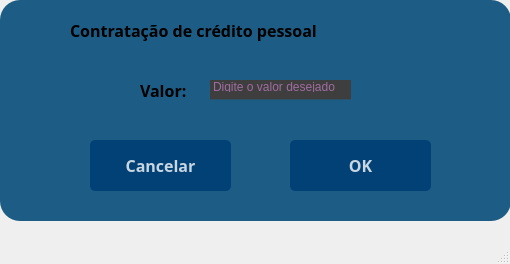
<?xml version="1.0" encoding="UTF-8"?>
<ui version="4.0">
 <class>MainWindow</class>
 <widget class="QMainWindow" name="MainWindow">
  <property name="geometry">
   <rect>
    <x>0</x>
    <y>0</y>
    <width>510</width>
    <height>264</height>
   </rect>
  </property>
  <property name="windowTitle">
   <string>MainWindow</string>
  </property>
  <widget class="QWidget" name="centralwidget">
   <widget class="QWidget" name="widget" native="true">
    <property name="geometry">
     <rect>
      <x>0</x>
      <y>0</y>
      <width>511</width>
      <height>221</height>
     </rect>
    </property>
    <property name="styleSheet">
     <string notr="true">background-color: rgb(29, 92, 132);
border-radius:20px;</string>
    </property>
    <widget class="QLabel" name="msg_label">
     <property name="geometry">
      <rect>
       <x>120</x>
       <y>290</y>
       <width>281</width>
       <height>16</height>
      </rect>
     </property>
     <property name="text">
      <string/>
     </property>
    </widget>
    <widget class="QPushButton" name="okButton">
     <property name="geometry">
      <rect>
       <x>290</x>
       <y>140</y>
       <width>141</width>
       <height>51</height>
      </rect>
     </property>
     <property name="font">
      <font>
       <family>Arial Black</family>
       <pointsize>12</pointsize>
       <weight>75</weight>
       <bold>true</bold>
      </font>
     </property>
     <property name="styleSheet">
      <string notr="true">
QPushButton#okButton{
background-color:rgba(2, 65, 118, 255);
color:rgba(255, 255, 255, 200);
border-radius:5px;
}

QPushButton#okButton:pressed{
padding-left:5px;
padding-top:5px;
background-color:qlineargradient(spread:pad, x1:1, y1:1, x2:1, y2:0, stop:0 rgba(66, 199, 255, 100), stop:1 rgba(255, 255, 255, 100));
}

QPushButton#okButton{
background-color:rgba(2, 65, 118, 255);
}
</string>
     </property>
     <property name="text">
      <string>OK</string>
     </property>
    </widget>
    <widget class="QLabel" name="labelSaldo_2">
     <property name="geometry">
      <rect>
       <x>100</x>
       <y>130</y>
       <width>101</width>
       <height>21</height>
      </rect>
     </property>
     <property name="font">
      <font>
       <family>Arial Black</family>
       <pointsize>12</pointsize>
       <weight>75</weight>
       <bold>true</bold>
      </font>
     </property>
     <property name="styleSheet">
      <string notr="true">background-color: 0</string>
     </property>
     <property name="text">
      <string/>
     </property>
    </widget>
    <widget class="QLabel" name="faturaLabel_2">
     <property name="geometry">
      <rect>
       <x>80</x>
       <y>160</y>
       <width>71</width>
       <height>21</height>
      </rect>
     </property>
     <property name="font">
      <font>
       <family>Arial Black</family>
       <pointsize>12</pointsize>
       <weight>75</weight>
       <bold>true</bold>
      </font>
     </property>
     <property name="styleSheet">
      <string notr="true">background-color: 0</string>
     </property>
     <property name="text">
      <string/>
     </property>
    </widget>
    <widget class="QLabel" name="labelSaldo">
     <property name="geometry">
      <rect>
       <x>140</x>
       <y>80</y>
       <width>61</width>
       <height>21</height>
      </rect>
     </property>
     <property name="font">
      <font>
       <family>Arial Black</family>
       <pointsize>12</pointsize>
       <weight>75</weight>
       <bold>true</bold>
      </font>
     </property>
     <property name="styleSheet">
      <string notr="true">background-color: 0</string>
     </property>
     <property name="text">
      <string>Valor:</string>
     </property>
    </widget>
    <widget class="QLineEdit" name="vlr_solicitar">
     <property name="geometry">
      <rect>
       <x>210</x>
       <y>80</y>
       <width>141</width>
       <height>20</height>
      </rect>
     </property>
     <property name="styleSheet">
      <string notr="true">background-color: rgb(62, 62, 62);
border: 1px solid rgba(0, 0, 0, 0);
border-bottom-color:rgba(46, 82, 101, 255);
color:rgb(255, 155, 255);
padding-bottom:7px</string>
     </property>
     <property name="echoMode">
      <enum>QLineEdit::Normal</enum>
     </property>
     <property name="placeholderText">
      <string>Digite o valor desejado</string>
     </property>
    </widget>
    <widget class="QPushButton" name="cancelarButton">
     <property name="geometry">
      <rect>
       <x>90</x>
       <y>140</y>
       <width>141</width>
       <height>51</height>
      </rect>
     </property>
     <property name="font">
      <font>
       <family>Arial Black</family>
       <pointsize>12</pointsize>
       <weight>75</weight>
       <bold>true</bold>
      </font>
     </property>
     <property name="styleSheet">
      <string notr="true">
QPushButton#cancelarButton{
background-color:rgba(2, 65, 118, 255);
color:rgba(255, 255, 255, 200);
border-radius:5px;
}

QPushButton#cancelarButton:pressed{
padding-left:5px;
padding-top:5px;
background-color:qlineargradient(spread:pad, x1:1, y1:1, x2:1, y2:0, stop:0 rgba(66, 199, 255, 100), stop:1 rgba(255, 255, 255, 100));
}

QPushButton#cancelarButton{
background-color:rgba(2, 65, 118, 255);
}
</string>
     </property>
     <property name="text">
      <string>Cancelar</string>
     </property>
    </widget>
    <widget class="QLabel" name="labelSaldo_3">
     <property name="geometry">
      <rect>
       <x>70</x>
       <y>20</y>
       <width>391</width>
       <height>21</height>
      </rect>
     </property>
     <property name="font">
      <font>
       <family>Arial Black</family>
       <pointsize>12</pointsize>
       <weight>75</weight>
       <bold>true</bold>
      </font>
     </property>
     <property name="styleSheet">
      <string notr="true">background-color: 0</string>
     </property>
     <property name="text">
      <string>Contratação de crédito pessoal</string>
     </property>
    </widget>
    <widget class="QLabel" name="msg_erro">
     <property name="enabled">
      <bool>true</bool>
     </property>
     <property name="geometry">
      <rect>
       <x>70</x>
       <y>50</y>
       <width>391</width>
       <height>21</height>
      </rect>
     </property>
     <property name="palette">
      <palette>
       <active/>
       <inactive/>
       <disabled/>
      </palette>
     </property>
     <property name="font">
      <font>
       <family>Arial Black</family>
       <pointsize>7</pointsize>
       <weight>50</weight>
       <bold>false</bold>
       <kerning>false</kerning>
      </font>
     </property>
     <property name="styleSheet">
      <string notr="true">background-color: 0</string>
     </property>
     <property name="text">
      <string/>
     </property>
    </widget>
   </widget>
  </widget>
  <widget class="QMenuBar" name="menubar">
   <property name="geometry">
    <rect>
     <x>0</x>
     <y>0</y>
     <width>510</width>
     <height>21</height>
    </rect>
   </property>
  </widget>
  <widget class="QStatusBar" name="statusbar"/>
 </widget>
 <resources/>
 <connections/>
</ui>
